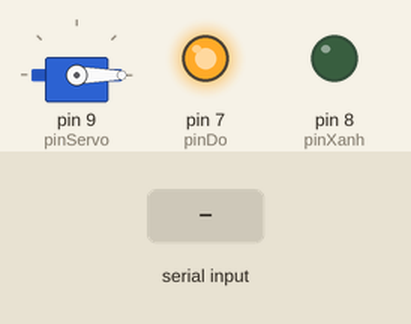
Simulated run of this sketch. Board: Arduino Uno, built with avr-gcc and run on an emulated ATmega328P. Parts: servo, output pins drawn as LEDs (lit = HIGH). Inputs (shaded band) come from the test bench.

Above: at 1.2 s.
1.3 s: "1" received over Serial
At 1.8 s:
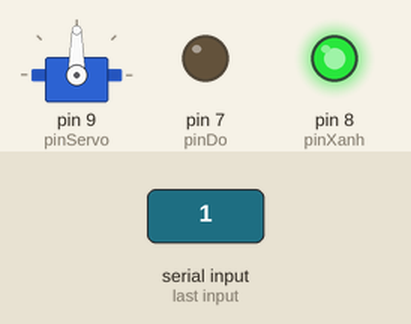
2.8 s: "0" received over Serial
At 4.2 s:
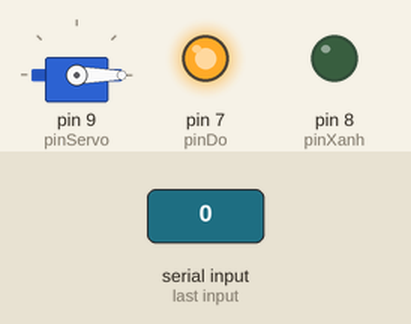
Timing chart, 0 to 5.8 s (numbered marks = the images above; inputs shaded):
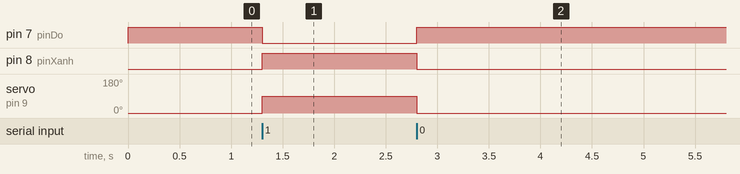

Measured:
- after the input at 1.3 s, pin 7 (pinDo): HIGH → LOW at once; pin 8 (pinXanh): LOW → HIGH at once; servo on pin 9 (pinServo): 0° → 90° at once
- after the input at 2.8 s, pin 7 (pinDo): LOW → HIGH at once; pin 8 (pinXanh): HIGH → LOW at once; servo on pin 9 (pinServo): 90° → 0° at once

The sketch:

sketch_dec14d.ino
```cpp
#include <Servo.h>

Servo barrier;
const int pinServo = 9;
const int pinXanh = 8;
const int pinDo = 7;

void setup() {
  Serial.begin(9600);
  barrier.attach(pinServo);
  pinMode(pinXanh, OUTPUT);
  pinMode(pinDo, OUTPUT);

  // Khởi động thì đóng cổng
  dongCong();
}

void loop() {
  if (Serial.available() > 0) {
    char lenh = Serial.read();

    // Nhận số '1' -> Mở ngay
    if (lenh == '1') moCong();

    // Nhận số '0' -> Đóng ngay
    if (lenh == '0') dongCong();
  }
}

void moCong() {
  digitalWrite(pinDo, LOW);    // Tắt đỏ
  digitalWrite(pinXanh, HIGH); // Bật xanh
  barrier.write(90);           // Quay lên 90 độ
}

void dongCong() {
  barrier.write(0);            // Quay về 0 độ
  digitalWrite(pinXanh, LOW);  // Tắt xanh
  digitalWrite(pinDo, HIGH);   // Bật đỏ
}
```
